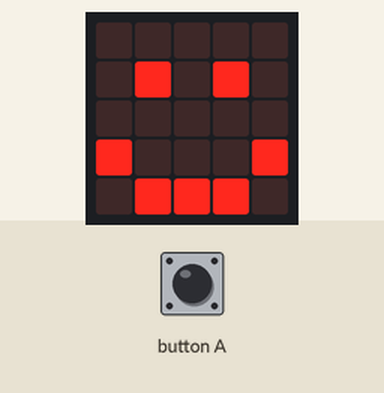
Bench run of a program on a simulated BBC micro:bit (MakeCode). Parts: the board's 5×5 LED display. The inputs (shaded band) are chosen by the test bench.

Above: at 0.1 s.
2.4 s: button A pressed for 0.15 s
At 5.3 s:
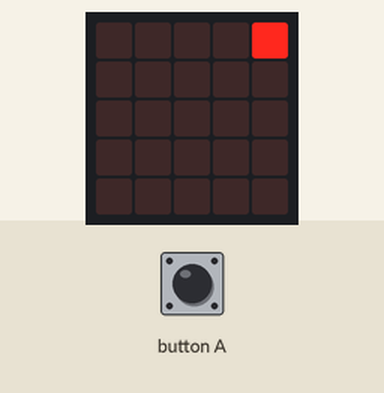
At 14.9 s:
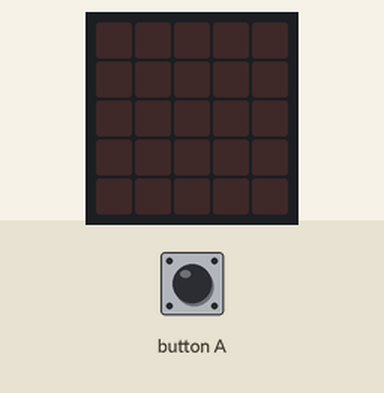
Timing chart, 0 to 16.4 s (numbered marks = the images above; inputs shaded):
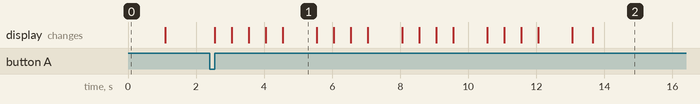

The program:

main.ts
```typescript
// (licence header left out)
// variables
let sprite: game.LedSprite = null
let loopCounter1 = 0
let loopCounter2 = 0

// setup
basic.showIcon(IconNames.Happy)
basic.pause(500)
basic.clearScreen()

// when "A" is pressed, the pixels move down in a diagnol
input.onButtonPressed(Button.A, function () {
  // setup
  basic.clearScreen()
  loopCounter1 = 0
  loopCounter2 = 0
  sprite = game.createSprite(0, 0)
  basic.pause(500)

  while (loopCounter1 <= 3) {
    while (loopCounter2 <= 4) {
      sprite.move(1)
      loopCounter2 = loopCounter2 + 1
      basic.pause(500)
    }
    loopCounter1++
    loopCounter2 = 0
    sprite.turn(Direction.Right, 90)
  }

  sprite.delete()
  basic.showIcon(IconNames.Happy)
})
```

Measured:
- after the input at 2.4 s, the display: first changes after 0.15 s (image 1 shows a later state)
- what the display in image 1 shows lasts 1.0 s, from 4.6 s to 5.6 s
